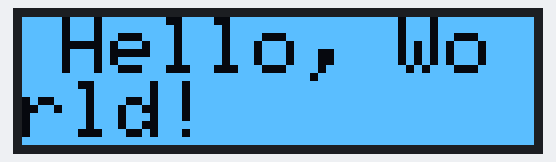
A sketch run on a simulated ESP32. Parts: 128×32 one-colour display. The display library's start-up logo is not drawn.

Above: at 4.1 s.
At 6.5 s:
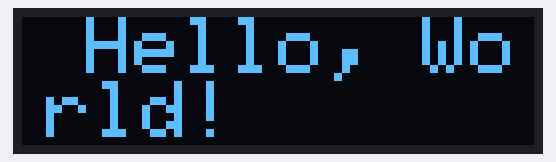
At 7.7 s:
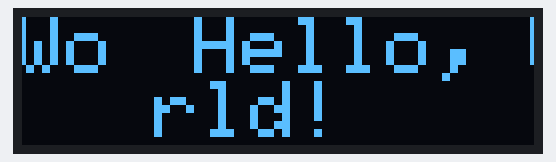
At 9.5 s:
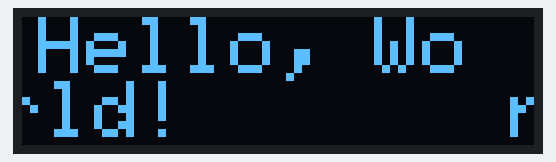
At 10.7 s:
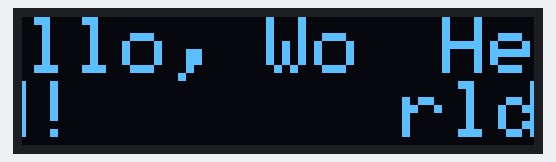
At 11.2 s:
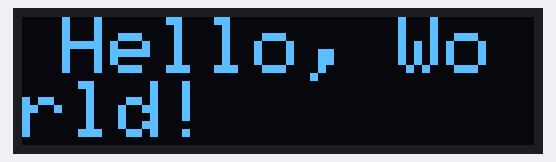

The sketch:

Display.ino
```cpp
#include <SPI.h>
#include <Wire.h>
#include <Adafruit_GFX.h>
#include <Adafruit_SSD1306.h>

#define SCREEN_WIDTH 128 // OLED display width, in pixels
#define SCREEN_HEIGHT 32 // OLED display height, in pixels

// Define custom I2C pins
#define CUSTOM_SDA_PIN 26  // Custom SDA pin
#define CUSTOM_SCL_PIN 27  // Custom SCL pin

// Declaration for an SSD1306 display connected to I2C (SDA, SCL pins)
#define OLED_RESET     -1 // Reset pin # (or -1 if sharing Arduino reset pin)
#define SCREEN_ADDRESS 0x3C ///< See datasheet for Address; 0x3D for 128x64, 0x3C for 128x32
Adafruit_SSD1306 display(SCREEN_WIDTH, SCREEN_HEIGHT, &Wire, OLED_RESET);

#define NUMFLAKES     10 // Number of snowflakes in the animation example

#define LOGO_HEIGHT   16
#define LOGO_WIDTH    16

void setup() {
  Serial.begin(9600);

  // Initialize Wire with custom I2C pins
  Wire.begin(CUSTOM_SDA_PIN, CUSTOM_SCL_PIN);

  // SSD1306_SWITCHCAPVCC = generate display voltage from 3.3V internally
  if(!display.begin(SSD1306_SWITCHCAPVCC, SCREEN_ADDRESS)) {
    Serial.println(F("SSD1306 allocation failed"));
    for(;;); // Don't proceed, loop forever
  }

  // Show initial display buffer contents on the screen -- the library initializes this with an Adafruit splash screen.
  display.display();
  delay(2000); // Pause for 2 seconds

  // Clear the buffer
  display.clearDisplay();

  // Draw a single pixel in white
  display.drawPixel(10, 10, SSD1306_WHITE);

  // Show the display buffer on the screen
  display.display();
  delay(2000);

  // Run the new update function
  newupdate("Hello, World!");    // Pass a string to the function
}

void loop() {
}

void newupdate(String val) {
  display.clearDisplay();

  display.setTextSize(2); // Draw 2X-scale text
  display.setTextColor(SSD1306_WHITE);
  display.setCursor(10, 0);
  display.println(val);  // Print the string value of val
  display.display();      // Show initial text

  // Invert and restore display, pausing in-between
  display.invertDisplay(true);
  delay(1000);
  display.invertDisplay(false);
  delay(1000);

  delay(100);

  // Scroll in various directions, pausing in-between:
  display.startscrollright(0x00, 0x0F);
  delay(2000);
  display.stopscroll();
  delay(1000);
  display.startscrollleft(0x00, 0x0F);
  delay(2000);
  display.stopscroll();
  delay(1000);
}
```

Measured:
- what the display in image 0 shows lasts 1.0 s, from 4.1 s to 5.1 s
- what the display in image 2 shows lasts 0.5 s, from 7.7 s to 8.2 s
